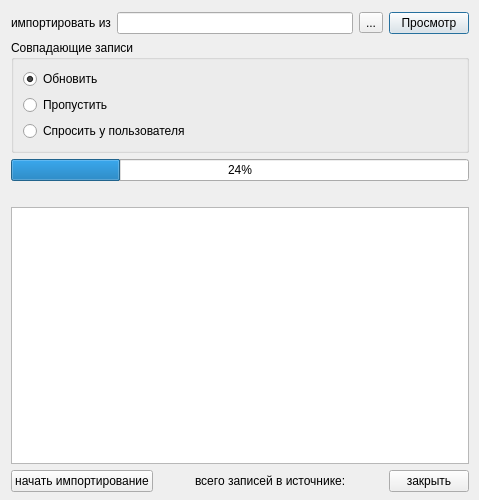
<?xml version="1.0" encoding="UTF-8"?>
<ui version="4.0">
 <class>Dialog</class>
 <widget class="QDialog" name="Dialog">
  <property name="geometry">
   <rect>
    <x>0</x>
    <y>0</y>
    <width>479</width>
    <height>500</height>
   </rect>
  </property>
  <property name="windowTitle">
   <string>Загрузка тарифов для Московской области</string>
  </property>
  <widget class="QWidget" name="layoutWidget">
   <property name="geometry">
    <rect>
     <x>11</x>
     <y>12</y>
     <width>458</width>
     <height>480</height>
    </rect>
   </property>
   <layout class="QVBoxLayout" name="verticalLayout_5">
    <item>
     <layout class="QHBoxLayout" name="_2">
      <item>
       <widget class="QLabel" name="label">
        <property name="text">
         <string>импортировать из</string>
        </property>
       </widget>
      </item>
      <item>
       <widget class="QLineEdit" name="edtFileName">
        <property name="text">
         <string/>
        </property>
        <property name="readOnly">
         <bool>true</bool>
        </property>
       </widget>
      </item>
      <item>
       <widget class="QToolButton" name="btnSelectFile">
        <property name="text">
         <string>...</string>
        </property>
       </widget>
      </item>
      <item>
       <widget class="QPushButton" name="btnView">
        <property name="text">
         <string>Просмотр</string>
        </property>
       </widget>
      </item>
     </layout>
    </item>
    <item>
     <layout class="QHBoxLayout" name="horizontalLayout">
      <item>
       <layout class="QVBoxLayout" name="verticalLayout_2">
        <item>
         <widget class="QGroupBox" name="gbDublicates">
          <property name="title">
           <string>Совпадающие записи</string>
          </property>
          <layout class="QVBoxLayout" name="verticalLayout_4">
           <item>
            <widget class="QRadioButton" name="chkUpdate">
             <property name="text">
              <string>Обновить</string>
             </property>
             <property name="checked">
              <bool>true</bool>
             </property>
            </widget>
           </item>
           <item>
            <widget class="QRadioButton" name="chkSkip">
             <property name="text">
              <string>Пропустить</string>
             </property>
            </widget>
           </item>
           <item>
            <widget class="QRadioButton" name="chkAskUser">
             <property name="text">
              <string>Спросить у пользователя</string>
             </property>
            </widget>
           </item>
          </layout>
         </widget>
        </item>
       </layout>
      </item>
     </layout>
    </item>
    <item>
     <widget class="QProgressBar" name="progressBar">
      <property name="value">
       <number>24</number>
      </property>
      <property name="orientation">
       <enum>Qt::Horizontal</enum>
      </property>
     </widget>
    </item>
    <item>
     <widget class="QLabel" name="statusLabel">
      <property name="text">
       <string/>
      </property>
     </widget>
    </item>
    <item>
     <widget class="QTextBrowser" name="log"/>
    </item>
    <item>
     <layout class="QHBoxLayout">
      <property name="spacing">
       <number>6</number>
      </property>
      <property name="margin">
       <number>0</number>
      </property>
      <item>
       <widget class="QPushButton" name="btnImport">
        <property name="text">
         <string>начать импортирование</string>
        </property>
       </widget>
      </item>
      <item>
       <spacer>
        <property name="orientation">
         <enum>Qt::Horizontal</enum>
        </property>
        <property name="sizeHint" stdset="0">
         <size>
          <width>40</width>
          <height>20</height>
         </size>
        </property>
       </spacer>
      </item>
      <item>
       <widget class="QLabel" name="labelNum">
        <property name="text">
         <string>всего записей в источнике:</string>
        </property>
       </widget>
      </item>
      <item>
       <spacer>
        <property name="orientation">
         <enum>Qt::Horizontal</enum>
        </property>
        <property name="sizeHint" stdset="0">
         <size>
          <width>40</width>
          <height>20</height>
         </size>
        </property>
       </spacer>
      </item>
      <item>
       <widget class="QPushButton" name="btnClose">
        <property name="text">
         <string>закрыть</string>
        </property>
       </widget>
      </item>
     </layout>
    </item>
   </layout>
  </widget>
 </widget>
 <resources/>
 <connections/>
</ui>
